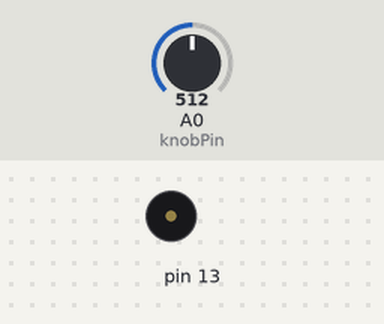
A sketch run on a simulated Arduino Uno, built with avr-gcc and run on an emulated ATmega328P. Parts: buzzer (waves = sounding). Inputs (shaded band) come from the test bench; at power-on: A0 (knobPin) = 512. What the sketch prints to the serial monitor is not drawn.

Above: at 0.5 s.
Timing chart, 0 to 3.0 s (numbered marks = the images above):
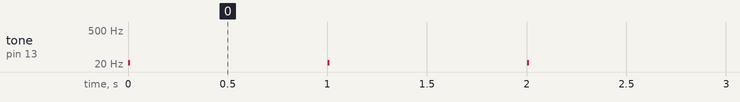

Measured:
- by itself, tone on pin 13: alternates 22 Hz for 0.01 s and silent for 0.99 s

The sketch:

knobSound.ino
```cpp
int knobPin = A0;

void setup() {
  // Setup Serial
  Serial.begin(9600);
}

void loop() {
  int knobVal = analogRead(knobPin);

  Serial.print("Knob value: ");
  Serial.println(knobVal);

  int pitch = map(knobVal, 1023, 0, 5, 40);


 Serial.println(pitch);
  tone(13, pitch, 10);

  delay(1000);
}
```
